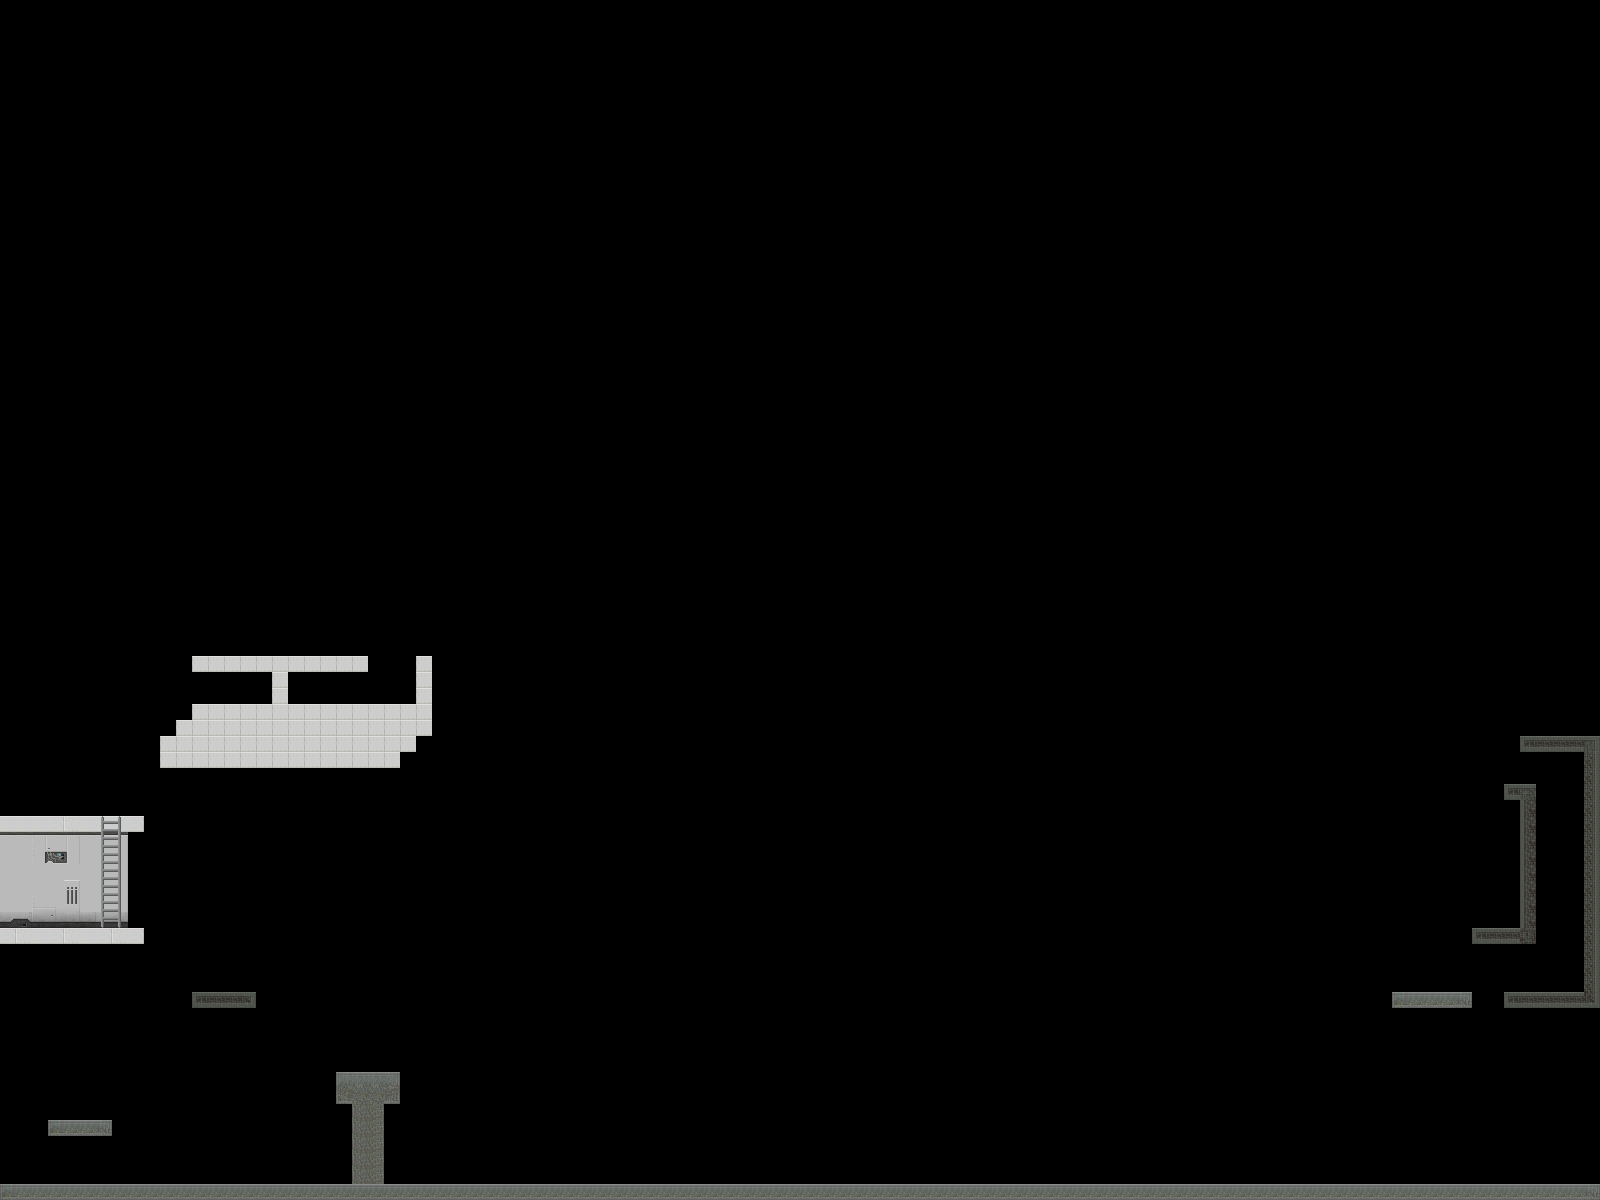

Tiled map render using the project's own tile images. Description and the map definition, with tile-layer contents summarised, below:
An orthogonal 100x75 tile map with 16x16 px tiles, 2 tile layers (Tile Layer 1, Tile Layer 2).

<map version="1.2" tiledversion="1.3.3" orientation="orthogonal" renderorder="right-down" width="100" height="75" tilewidth="16" tileheight="16" infinite="0" nextlayerid="3" nextobjectid="1">
 <editorsettings>
  <export target="map2_1.csv" format="csv" />
 </editorsettings>
 <tileset firstgid="1" name="scifi_platformTiles_16x16" tilewidth="16" tileheight="16" tilecount="805" columns="35">
  <image source="scifi_platformTiles_16x16.png" width="560" height="368" />
 </tileset>
 <layer id="1" name="Tile Layer 1" width="100" height="75">
  <data>[7500 cells, 267 non-empty, 40 distinct tile ids]</data>
 </layer>
 <layer id="2" name="Tile Layer 2" width="100" height="75">
  <data>[7500 cells, 57 non-empty, 31 distinct tile ids]</data>
 </layer>
</map>
